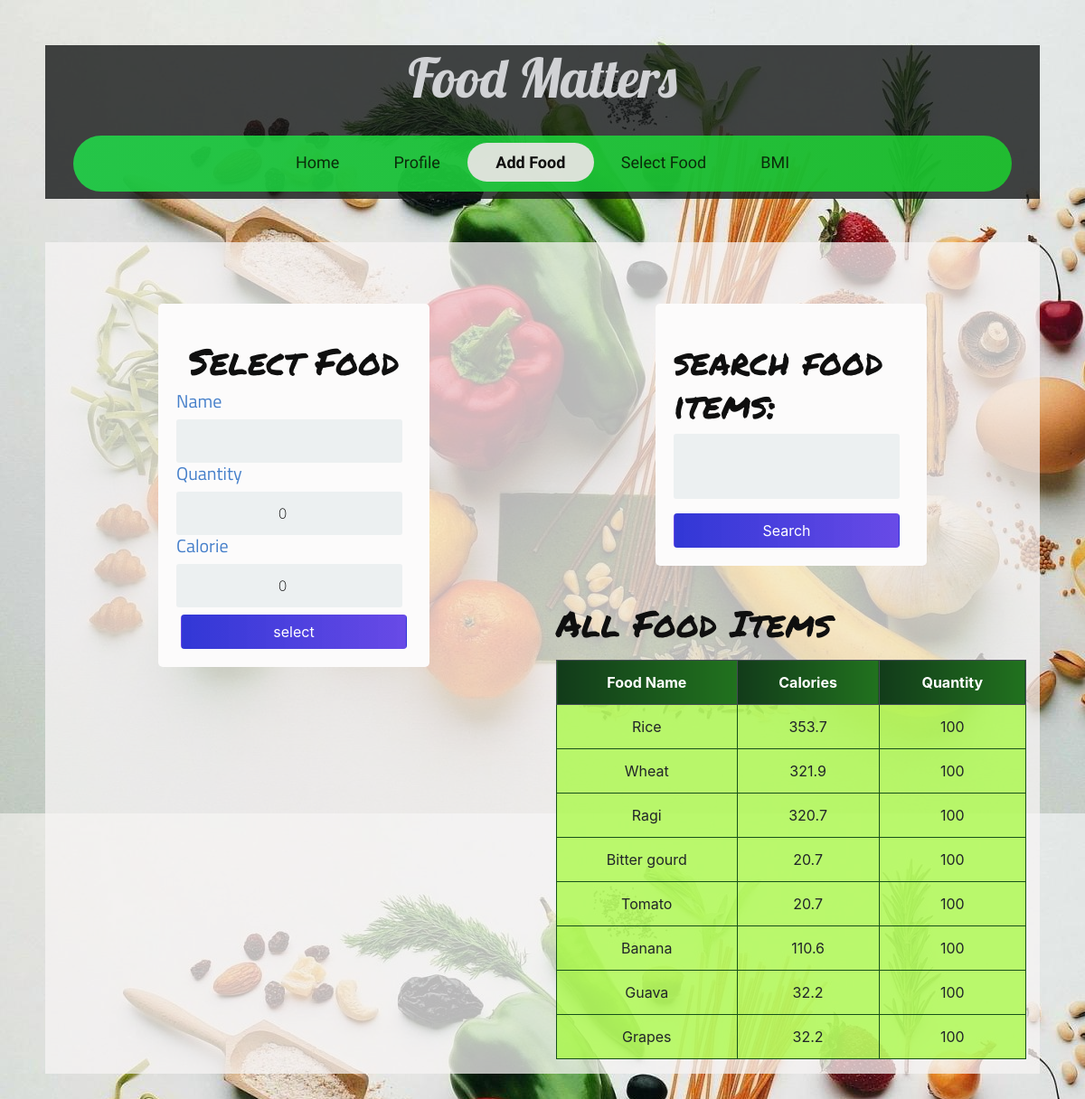
The page /add_food/ (signed in) on the database its author committed.
### calories/models.py (models this page shows, shortened)
class Food(models.Model):
	name = models.CharField(max_length=200 ,null=False)
	quantity = models.PositiveIntegerField(null=False,default=0)
	calorie = models.FloatField(null=False,default=0)
	person_of = models.ForeignKey(User,null=True,on_delete=models.CASCADE)

### calories/views.py (the view)
# urls.py: path('add_food/',add_food,name='add_food'),
@login_required
def add_food(request):
	food_items = Food.objects.filter(person_of=request.user)
	form = AddFoodForm(request.POST)
	if request.method == 'POST':
		form = AddFoodForm(request.POST)
		if form.is_valid():
			profile = form.save(commit=False)
			profile.person_of = request.user
			profile.save()
			return redirect('add_food')
	else:
		form = AddFoodForm()
	myFilter = FoodFilter(request.GET,queryset=food_items)
	food_items = myFilter.qs
	context = {'form':form,'food_items':food_items,'myFilter':myFilter}
	return render(request,'add_food.html',context)

### calories/forms.py
class AddFoodForm(forms.ModelForm):
    class Meta:
        model = Food
        fields = ('name','quantity','calorie')

### calories/templates/add_food.html (shortened to what this page needs)
{% extends 'base.html' %}
{% block content %}
<br><br>
<div class="container">
<div class="row">
    <div class="col-lg-6">
    <div class="login">
        <div id="ls" class="login-screen">
            <div class="app-title">
                <h1 class="headline">Select Food</h1>
            </div>
            <form method="POST" action="" class="login-form form-inline">
                {% for field in form %}
                <h5 class="form-labels">
                {{ field.label }}
                </h5>
                {{ field }}
                {% endfor %}
                <input class="btn mt-2" type="submit" value="select">
            </form>
        </div>
    </div>
    </div>
    <div class="col-lg-6 ">
    <div class="login">
        <div id="ls" class="login-screen">
              <form method="get">
                  <h1 class="headline">{{ myFilter.form }}</h1>
                  <button class="btn mt-2" type="submit">Search </button>
              </form>
        </div>
    </div>
        <h1 class="headline"> All Food Items </h1>
        <table class="table table-bordered text-center mt-3">
            <thead class="thead-dark">
                <tr>
                    <th scope="col">Food Name</th>
                    <th scope="col">Calories</th>
                    <th scope="col">Quantity</th>
                </tr>
            </thead>
            <tbody>
                {% for food in food_items %}
                <tr>
                    <td>{{ food.name }}</td>
                    <td>{{ food.calorie }}</td>
                    <td>{{ food.quantity }}</td>
                </tr>
                {% endfor %}
            </tbody>
        </table>
    </div>
</div>
</div>
{% endblock content %}

### calories/static/css/base.css (style rules this page uses)
body { font-family: Arial; background-color: #34db66e0; padding: 50px; }
.login { margin: 20px auto; width: 300px; }
.login-screen { background-color: #fcfbfb; padding: 20px; border-radius: 5px }
.app-title { text-align: center; color: #163d1bc8; }
.login-form { text-align: center; }
input { text-align: center; background-color: #ECF0F1; border: 2px solid transparent; border-radius: 3px; font-size: 16px; font-weight: 200; padding: 10px 0; width: 250px; transition: border .5s; }
.btn { background: #457fca; background: -webkit-linear-gradient(to right, #5691c8, #457fca); background: linear-gradient(to right, #1b21d1e6, #4f2de4da); color: white !important; font-size: 16px; line-height: 25px; padding: 10px 0; text-decoration: none; text-shadow: none; border-radius: 3px; box-shadow: none; transition: 0.25s; display: block; width: 250px; margin: 0 auto; }
th { background: #1e3c72; background: -webkit-linear-gradient(to right, #2a5298, #1e3c72); background: linear-gradient(to right, #123b1a, #21721e); }
.headline { font-family: 'Permanent Marker', cursive; padding-top:20px; color: #0f0f0f; color: -webkit-linear-gradient(to right, #6dd5ed, #2193b0); color: linear-gradient(to right, #85154b, #911758); }
.table tr { background-color: #9efc2cab; }
table.table-bordered > thead > tr > th { border:1px solid #153917; }
table.table-bordered > tbody > tr > td { border:1px solid #16501a; }
.form-labels { font-family: 'Titillium Web', sans-serif; color:#457fca; }

### rows shown on the page
Food: name "Rice", calorie "353.7", quantity "100"
Food: name "Wheat", calorie "321.9", quantity "100"
Food: name "Ragi", calorie "320.7", quantity "100"
Food: name "Bitter gourd", calorie "20.7", quantity "100"
Food: name "Tomato", calorie "20.7", quantity "100"
Food: name "Banana", calorie "110.6", quantity "100"
Food: name "Guava", calorie "32.2", quantity "100"
Food: name "Grapes", calorie "32.2", quantity "100"

### other values the page prints
{{ field.label }} "Name" "Quantity" "Calorie"
